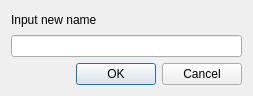
<?xml version="1.0" encoding="UTF-8"?>
<ui version="4.0">
 <class>Dialog</class>
 <widget class="QDialog" name="Dialog">
  <property name="geometry">
   <rect>
    <x>0</x>
    <y>0</y>
    <width>253</width>
    <height>96</height>
   </rect>
  </property>
  <property name="sizePolicy">
   <sizepolicy hsizetype="Expanding" vsizetype="Expanding">
    <horstretch>0</horstretch>
    <verstretch>0</verstretch>
   </sizepolicy>
  </property>
  <property name="windowTitle">
   <string>New name</string>
  </property>
  <layout class="QVBoxLayout" name="verticalLayout_2">
   <property name="sizeConstraint">
    <enum>QLayout::SetDefaultConstraint</enum>
   </property>
   <item>
    <layout class="QVBoxLayout" name="verticalLayout">
     <item>
      <widget class="QLabel" name="label">
       <property name="text">
        <string>Input new name</string>
       </property>
      </widget>
     </item>
     <item>
      <widget class="QLineEdit" name="lineEdit"/>
     </item>
     <item>
      <widget class="QDialogButtonBox" name="buttonBox">
       <property name="orientation">
        <enum>Qt::Horizontal</enum>
       </property>
       <property name="standardButtons">
        <set>QDialogButtonBox::Cancel|QDialogButtonBox::Ok</set>
       </property>
      </widget>
     </item>
    </layout>
   </item>
  </layout>
 </widget>
 <resources/>
 <connections>
  <connection>
   <sender>buttonBox</sender>
   <signal>accepted()</signal>
   <receiver>Dialog</receiver>
   <slot>accept()</slot>
   <hints>
    <hint type="sourcelabel">
     <x>248</x>
     <y>254</y>
    </hint>
    <hint type="destinationlabel">
     <x>157</x>
     <y>274</y>
    </hint>
   </hints>
  </connection>
  <connection>
   <sender>buttonBox</sender>
   <signal>rejected()</signal>
   <receiver>Dialog</receiver>
   <slot>reject()</slot>
   <hints>
    <hint type="sourcelabel">
     <x>316</x>
     <y>260</y>
    </hint>
    <hint type="destinationlabel">
     <x>286</x>
     <y>274</y>
    </hint>
   </hints>
  </connection>
 </connections>
</ui>
